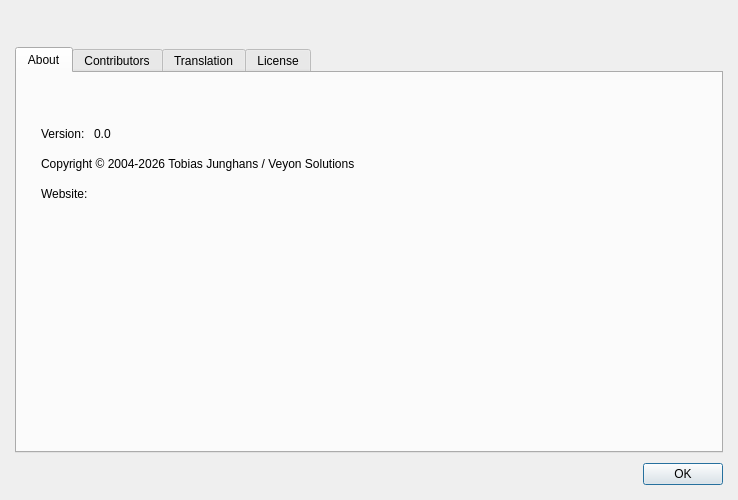
<?xml version="1.0" encoding="UTF-8"?>
<ui version="4.0">
 <author>Tobias Junghans</author>
 <class>AboutDialog</class>
 <widget class="QDialog" name="AboutDialog">
  <property name="geometry">
   <rect>
    <x>0</x>
    <y>0</y>
    <width>738</width>
    <height>500</height>
   </rect>
  </property>
  <property name="windowTitle">
   <string/>
  </property>
  <property name="windowIcon">
   <iconset resource="../resources/core.qrc">
    <normaloff>:/core/help-about.png</normaloff>:/core/help-about.png</iconset>
  </property>
  <property name="modal">
   <bool>true</bool>
  </property>
  <layout class="QVBoxLayout">
   <property name="spacing">
    <number>10</number>
   </property>
   <property name="leftMargin">
    <number>15</number>
   </property>
   <property name="topMargin">
    <number>15</number>
   </property>
   <property name="rightMargin">
    <number>15</number>
   </property>
   <property name="bottomMargin">
    <number>15</number>
   </property>
   <item>
    <layout class="QHBoxLayout">
     <property name="spacing">
      <number>20</number>
     </property>
     <property name="leftMargin">
      <number>0</number>
     </property>
     <property name="topMargin">
      <number>0</number>
     </property>
     <property name="rightMargin">
      <number>0</number>
     </property>
     <property name="bottomMargin">
      <number>0</number>
     </property>
     <item>
      <widget class="QLabel" name="label">
       <property name="sizePolicy">
        <sizepolicy hsizetype="Maximum" vsizetype="Preferred">
         <horstretch>0</horstretch>
         <verstretch>0</verstretch>
        </sizepolicy>
       </property>
       <property name="text">
        <string/>
       </property>
      </widget>
     </item>
     <item>
      <widget class="QLabel" name="label_2">
       <property name="font">
        <font>
         <pointsize>14</pointsize>
         <weight>75</weight>
         <bold>true</bold>
        </font>
       </property>
       <property name="text">
        <string/>
       </property>
      </widget>
     </item>
    </layout>
   </item>
   <item>
    <widget class="QTabWidget" name="tabWidget">
     <property name="currentIndex">
      <number>0</number>
     </property>
     <widget class="QWidget" name="tab">
      <attribute name="icon">
       <iconset resource="../resources/core.qrc">
        <normaloff>:/core/help-about.png</normaloff>:/core/help-about.png</iconset>
      </attribute>
      <attribute name="title">
       <string>About</string>
      </attribute>
      <layout class="QGridLayout" columnstretch="0,1">
       <property name="leftMargin">
        <number>24</number>
       </property>
       <property name="topMargin">
        <number>24</number>
       </property>
       <property name="rightMargin">
        <number>9</number>
       </property>
       <property name="bottomMargin">
        <number>9</number>
       </property>
       <property name="verticalSpacing">
        <number>16</number>
       </property>
       <item row="0" column="0" colspan="2">
        <widget class="QLabel" name="label_3">
         <property name="text">
          <string/>
         </property>
        </widget>
       </item>
       <item row="2" column="0">
        <widget class="QLabel" name="label_6">
         <property name="text">
          <string>Version:</string>
         </property>
        </widget>
       </item>
       <item row="5" column="0">
        <widget class="QLabel" name="label_9">
         <property name="text">
          <string>Website:</string>
         </property>
        </widget>
       </item>
       <item row="5" column="1">
        <widget class="QLabel" name="label_4">
         <property name="text">
          <string/>
         </property>
         <property name="openExternalLinks">
          <bool>true</bool>
         </property>
        </widget>
       </item>
       <item row="3" column="0" colspan="2">
        <widget class="QLabel" name="label_8">
         <property name="text">
          <string notr="true">Copyright © 2004-2026 Tobias Junghans / Veyon Solutions</string>
         </property>
        </widget>
       </item>
       <item row="2" column="1">
        <widget class="QLabel" name="versionLabel">
         <property name="text">
          <string notr="true">0.0</string>
         </property>
        </widget>
       </item>
       <item row="7" column="0" colspan="2">
        <spacer name="verticalSpacer">
         <property name="orientation">
          <enum>Qt::Vertical</enum>
         </property>
         <property name="sizeHint" stdset="0">
          <size>
           <width>20</width>
           <height>40</height>
          </size>
         </property>
        </spacer>
       </item>
      </layout>
     </widget>
     <widget class="QWidget" name="tab_2">
      <attribute name="icon">
       <iconset resource="../resources/core.qrc">
        <normaloff>:/core/user-group-new.png</normaloff>:/core/user-group-new.png</iconset>
      </attribute>
      <attribute name="title">
       <string>Contributors</string>
      </attribute>
      <layout class="QGridLayout">
       <property name="leftMargin">
        <number>9</number>
       </property>
       <property name="topMargin">
        <number>9</number>
       </property>
       <property name="rightMargin">
        <number>9</number>
       </property>
       <property name="bottomMargin">
        <number>9</number>
       </property>
       <property name="spacing">
        <number>6</number>
       </property>
       <item row="0" column="0">
        <widget class="QPlainTextEdit" name="authors">
         <property name="frameShape">
          <enum>QFrame::NoFrame</enum>
         </property>
         <property name="readOnly">
          <bool>true</bool>
         </property>
        </widget>
       </item>
      </layout>
     </widget>
     <widget class="QWidget" name="tab_3">
      <attribute name="icon">
       <iconset resource="../resources/core.qrc">
        <normaloff>:/core/languages.png</normaloff>:/core/languages.png</iconset>
      </attribute>
      <attribute name="title">
       <string>Translation</string>
      </attribute>
      <layout class="QVBoxLayout" name="verticalLayout">
       <property name="spacing">
        <number>6</number>
       </property>
       <property name="leftMargin">
        <number>24</number>
       </property>
       <property name="topMargin">
        <number>24</number>
       </property>
       <property name="rightMargin">
        <number>24</number>
       </property>
       <property name="bottomMargin">
        <number>24</number>
       </property>
       <item>
        <widget class="QLabel" name="label_5">
         <property name="text">
          <string/>
         </property>
         <property name="alignment">
          <set>Qt::AlignLeading|Qt::AlignLeft|Qt::AlignTop</set>
         </property>
         <property name="wordWrap">
          <bool>true</bool>
         </property>
        </widget>
       </item>
      </layout>
     </widget>
     <widget class="QWidget" name="tab_4">
      <attribute name="icon">
       <iconset resource="../resources/core.qrc">
        <normaloff>:/core/license.png</normaloff>:/core/license.png</iconset>
      </attribute>
      <attribute name="title">
       <string>License</string>
      </attribute>
      <layout class="QGridLayout">
       <property name="bottomMargin">
        <number>9</number>
       </property>
       <property name="spacing">
        <number>6</number>
       </property>
       <item row="0" column="0">
        <widget class="QPlainTextEdit" name="license">
         <property name="frameShape">
          <enum>QFrame::NoFrame</enum>
         </property>
         <property name="readOnly">
          <bool>true</bool>
         </property>
        </widget>
       </item>
      </layout>
     </widget>
    </widget>
   </item>
   <item>
    <widget class="QDialogButtonBox" name="buttonBox">
     <property name="standardButtons">
      <set>QDialogButtonBox::Ok</set>
     </property>
    </widget>
   </item>
  </layout>
 </widget>
 <resources>
  <include location="../resources/core.qrc"/>
 </resources>
 <connections>
  <connection>
   <sender>buttonBox</sender>
   <signal>accepted()</signal>
   <receiver>AboutDialog</receiver>
   <slot>accept()</slot>
   <hints>
    <hint type="sourcelabel">
     <x>285</x>
     <y>361</y>
    </hint>
    <hint type="destinationlabel">
     <x>285</x>
     <y>194</y>
    </hint>
   </hints>
  </connection>
 </connections>
</ui>
